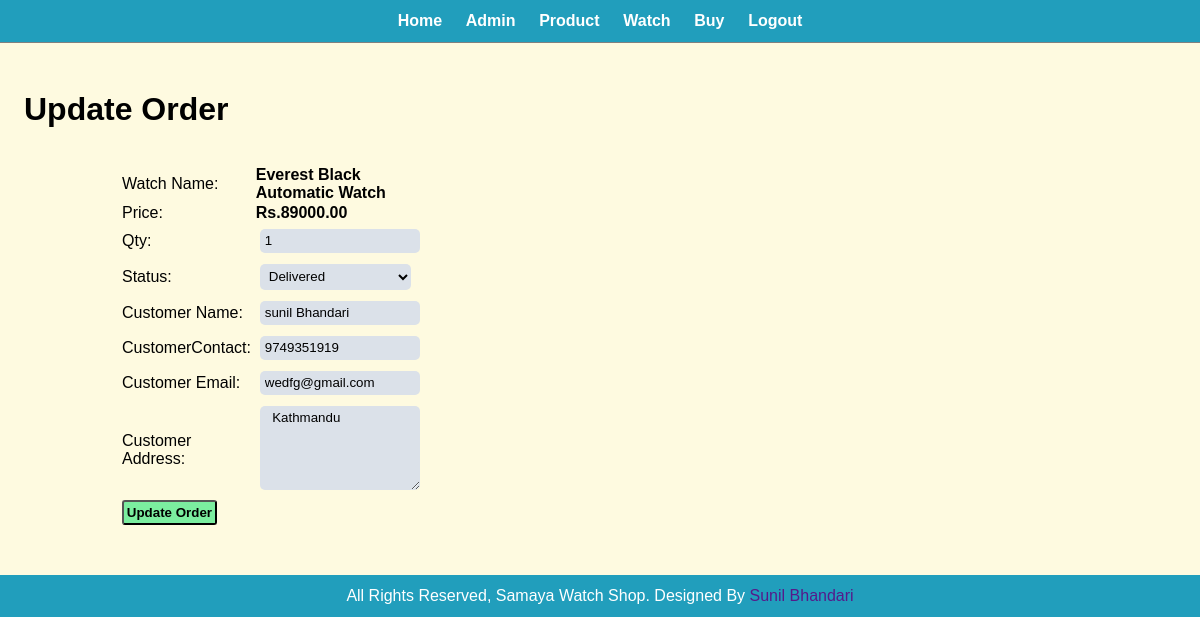
/admin/update-order.php?id=40 (signed in), run on the app's committed database.
### tables this page shows
CREATE TABLE `tbl_buy` (
  `id` int(10) UNSIGNED NOT NULL,
  `watch` varchar(255) NOT NULL,
  `price` decimal(10,2) NOT NULL,
  `qty` int(11) NOT NULL,
  `total` decimal(10,2) NOT NULL,
  `order_date` datetime NOT NULL,
  `status` varchar(255) NOT NULL,
  `customer_name` varchar(255) NOT NULL,
  `customer_contact` varchar(255) NOT NULL,
  `customer_email` varchar(255) NOT NULL,
  `customer_address` varchar(255) NOT NULL,
  `customer_id` int(11) UNSIGNED NOT NULL,
  `product_id` int(10) UNSIGNED NOT NULL
);

### admin/update-order.php (the view, shortened to what this page needs)
<?php include('partials/menu.php') ?>
<div class="main-content">
    <div class="wrapper">
        <h1>Update Order</h1>
        <br>
        <?php
        if (isset($_GET['id'])) {
            $id = $_GET['id'];
            $sql = "SELECT * FROM tbl_buy WHERE id = $id";
            $res = mysqli_query($con, $sql);
            $count = mysqli_num_rows($res);
            if ($count == 1) {
                $row = mysqli_fetch_assoc($res);
                $watch = $row['watch'];
                $price = $row['price'];
                $qty = $row['qty'];
                $status = $row['status'];
                $customer_name = $row['customer_name'];
                $customer_email = $row['customer_email'];
                $customer_contact = $row['customer_contact'];
                $customer_address = $row['customer_address'];
            } else {
                header("Location:" . SITEURL . "admin/manage-order.php");
            }
        } else {
            header("Location:" . SITEURL . "admin/manage-order.php");
        }
        ?>
        <br>
        <form action="" method="post">
            <table class="tbl-30">
                <tr>
                    <td>Watch Name:</td>
                    <td style='font-weight:bold;'><?php echo $watch; ?></td>
                </tr>
                <tr>
                    <td>Price:</td>
                    <td style='font-weight:bold;'>Rs.<?php echo $price; ?></td>
                </tr>
                <tr>
                    <td>Qty:</td>
                    <td><input class='update-input' type="number" name='qty' value="<?php echo $qty; ?>"></td>
                </tr>
                <tr>
                    <td>Status:</td>
                    <td>
                        <select name="status" class='update-input' id="">
                            <option <?php if ($status == "Delivered") {
                                        echo "selected";
                                    } ?> value="Delivered">Delivered</option>
                        </select>
                    </td>
                </tr>
                <tr>
                    <td>Customer Name:</td>
                    <td><input class='update-input' type="text" name='customer_name' value="<?php echo $customer_name; ?>"></td>
                </tr>
                <tr>
                    <td>CustomerContact:</td>
                    <td><input class='update-input' type="number" name='customer_contact' value="<?php echo $customer_contact; ?>"></td>
                </tr>
                <tr>
                    <td>Customer Email:</td>
                    <td><input class='update-input' type="email" name='customer_email' value="<?php echo $customer_email; ?>"></td>
                </tr>
                <tr>
                    <td>Customer Address:</td>
                    <td><textarea class='update-input' name="customer_address" id="" cols="17" rows="5"> <?php echo $customer_address; ?></textarea></td>
                </tr>
                <tr>
                    <td colspan='2'>
                        <input type="submit" name='submit' value="Update Order" class='btn-secondary'>
                    </td>
                </tr>
            </table>
        </form>
    </div>
</div>
<?php include('partials/footer.php') ?>

### css/admin.css (style rules this page uses)
* { padding: 0; margin: 0; font-family: Arial, Helvetica, sans-serif; list-style: none; text-decoration: none; }
.wrapper { padding: 1%; width: 80%; margin: 0 auto; }
.wrapper h1 { margin-left: -10%; }
.main-content { background-color: #fefae0; padding: 3% 0; }
.tbl-30 { width: 30%; }
.update-input { padding: 3%; border-radius: 5px; border: none; margin: 3%; width: 100%; background-color: #dbe1e9; }
.btn-secondary { background-color: rgb(123, 237, 159); padding: 1%; color: black; font-weight: bold; border-radius: 3px; }

### data on the page
tbl_buy: watch "Everest Black Automatic Watch", price "89000.00", qty "1", status "Delivered", customer_name "sunil Bhandari", customer_contact "9749351919", customer_email "wedfg@gmail.com", customer_address "Kathmandu"
